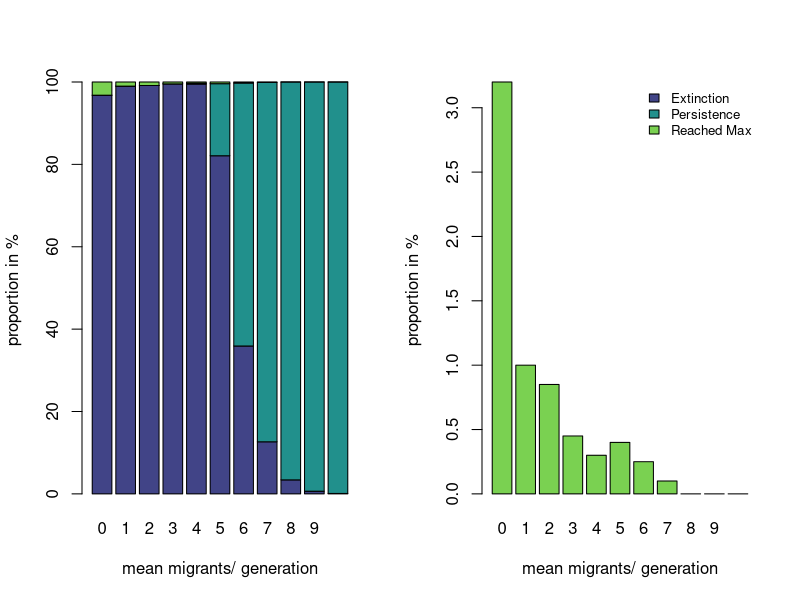
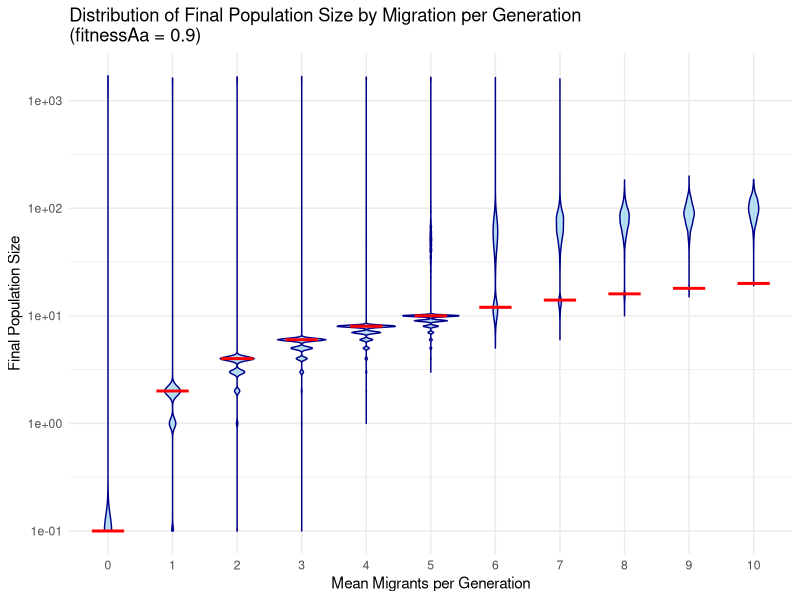
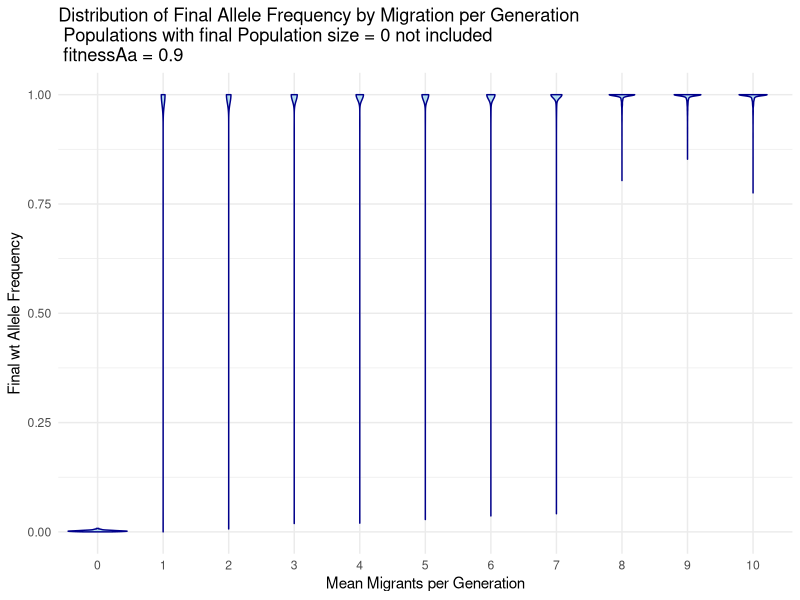
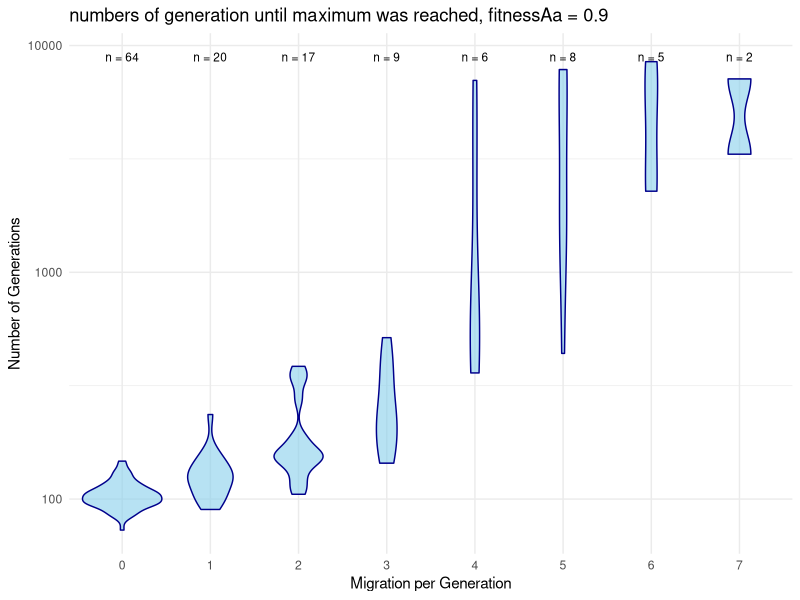
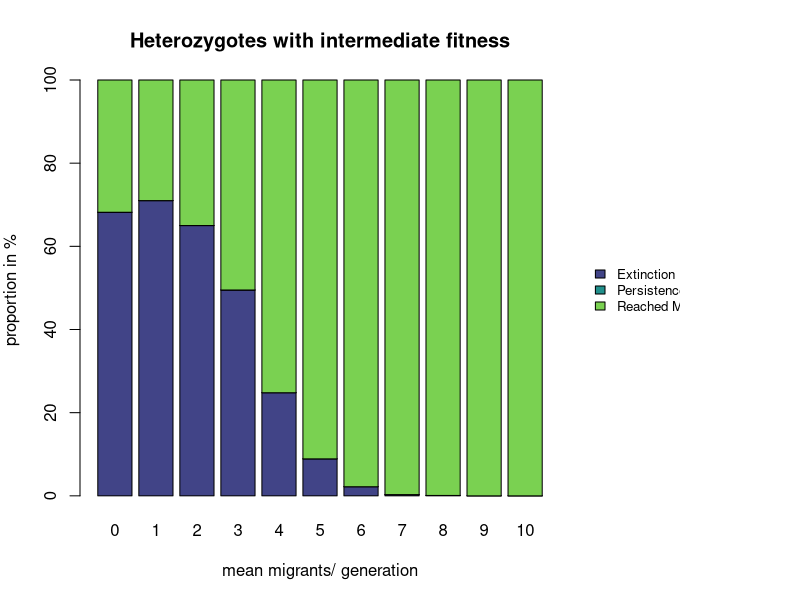
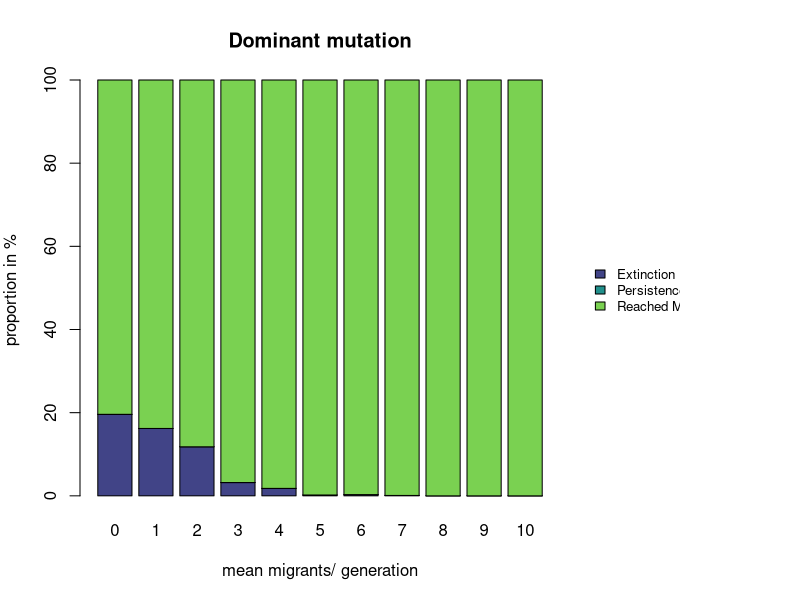

Reproduce these figures in R, in order.
## ---- chunk 1
setwd("C:/Users/flori/OneDrive/Dokumente/Studium/THEE researchpractical/TEE_Shadowvalley") # get the data frame 
df <- read.csv("Data_29_10_2024.csv")
# make a matrix with the amount of each outcome per mig rate
mig <- matrix(NA,nrow = 3, ncol = 11)
for (i in 0:(ncol(mig)-1)){
  mig[,i+1] <- c(sum(df$success[df$migration_per_gen == i & df$fitnessAa ==0.9] == "extinction"),
                 sum(df$success[df$migration_per_gen == i & df$fitnessAa ==0.9] == "medium"),
                 sum(df$success[df$migration_per_gen == i & df$fitnessAa ==0.9] == "reached_max"))
}
# translate it into %
mig <- mig/20
## ---- chunk 2
library("viridis")
colors <- viridis(3,begin = 0.2,end = 0.8)
par(mfrow = (c(1,2)))
barplot(mig, col = colors, names.arg = 0:10, xlab = "mean migrants/ generation", ylab ="proportion in %")
barplot(mig[3,], names.arg = 0:10, col = colors[3],xlab = "mean migrants/ generation", ylab ="proportion in %")
legend("topright", legend = c("Extinction", "Persistence", "Reached Max"), fill = colors, bty = "n", cex = 0.8)
## ---- chunk 3
library(ggplot2)
library(dplyr)

# Filter the data for fitnessAa == 0.9
filtered_data <- df %>%
  filter(fitnessAa == 0.9) %>%
  mutate(final_pop_size = ifelse(final_pop_size == 0,0.1, final_pop_size))

line_data <- data.frame(
  migration_per_gen = 1:11,
  final_pop_size = 2 * (0:10)
) %>%
  mutate(final_pop_size = ifelse(final_pop_size == 0, 0.1, final_pop_size))

# Create a violin plot of final_pop_size against migration_per_gen
ggplot(filtered_data, aes(x = factor(migration_per_gen), y = final_pop_size)) +
  geom_violin(fill = "skyblue", color = "darkblue", alpha = 0.6) +  # Violin plot for distribution
  scale_y_log10()+
  labs(x = "Mean Migrants per Generation", y = "Final Population Size",
       title = "Distribution of Final Population Size by Migration per Generation\n(fitnessAa = 0.9)") +
  theme_minimal()+
  geom_segment(data = line_data, 
               aes(x = migration_per_gen-0.25, 
                   xend = migration_per_gen+0.25, 
                   y = final_pop_size, 
                   yend = final_pop_size), 
               color = "red", 
               size = 1)
## ---- chunk 4
library(ggplot2)
library(dplyr)

# Filter the data for fitnessAa == 0.9
filtered_data <- df %>%
  filter(fitnessAa == 0.9)

# Create a violin plot of final_pop_size against migration_per_gen
ggplot(filtered_data, aes(x = factor(migration_per_gen), y = p_final)) +
  geom_violin(fill = "skyblue", color = "darkblue", alpha = 0.6) +  # Violin plot for distribution
  labs(x = "Mean Migrants per Generation", y = "Final wt Allele Frequency",
       title = "Distribution of Final Allele Frequency by Migration per Generation\n Populations with final Population size = 0 not included \n fitnessAa = 0.9") +
  theme_minimal()
## ---- chunk 5
library(ggplot2)
library(dplyr)

# Filter data where success == 3
filtered_data <- df %>%
  filter(success == "reached_max" & fitnessAa == 0.9)
summary_data <- filtered_data %>%
  group_by(migration_per_gen) %>%
  summarise(
    count = n()  # Count of values in each category
  )
# Create the plot
ggplot(filtered_data, aes(x = factor(migration_per_gen), y = number_of_generations)) +
  geom_violin(fill = "skyblue", color = "darkblue", alpha = 0.6) + 
  labs(x = "Migration per Generation", y = "Number of Generations",
       title = "numbers of generation until maximum was reached, fitnessAa = 0.9") +
  scale_y_log10()+
  geom_text(data = summary_data, aes(x = factor(migration_per_gen), y = max(filtered_data$number_of_generations) * 1.05, 
                                     label = paste("n =", count)), 
            color = "black", size = 3) +
  theme_minimal()
## ---- chunk 6
mig1and1.1 <- matrix(NA,nrow = 3, ncol = 22)
x <- 0
for (j in c(1,1.1)){
  for (i in 0:(ncol(mig)-1)){
    mig1and1.1[,i+1+x] <- c(sum(df$success[df$migration_per_gen == i & df$fitnessAa ==j] == "extinction"),
                      sum(df$success[df$migration_per_gen == i & df$fitnessAa ==j] == "medium"),
                      sum(df$success[df$migration_per_gen == i & df$fitnessAa ==j] == "reached_max"))
  }
  x <- x+11
}
mig1and1.1 <- mig1and1.1/10
## ---- chunk 7
library("viridis")
colors <- viridis(3,begin = 0.2,end = 0.8)
par(mfrow = c(1, 1), mar = c(5, 4, 4, 6), oma = c(0, 0, 0, 6))
barplot(mig1and1.1[,1:11], col = colors, names.arg = 0:10, xlab = "mean migrants/ generation", ylab ="proportion in %", main = "Heterozygotes with intermediate fitness")
par(xpd = TRUE)  # Allows plotting outside the plot region
legend("right", inset = -0.3, legend = c("Extinction", "Persistence", "Reached Max"), fill = colors, bty = "n", cex = 0.8)
## ---- chunk 8
library("viridis")
colors <- viridis(3,begin = 0.2,end = 0.8)
par(mfrow = c(1, 1), mar = c(5, 4, 4, 6), oma = c(0, 0, 0, 6))
barplot(mig1and1.1[,12:22], col = colors, names.arg = 0:10, xlab = "mean migrants/ generation", ylab ="proportion in %", main = "Dominant mutation")
par(xpd = TRUE)  # Allows plotting outside the plot region
legend("right", inset = -0.3, legend = c("Extinction", "Persistence", "Reached Max"), fill = colors, bty = "n", cex = 0.8)
